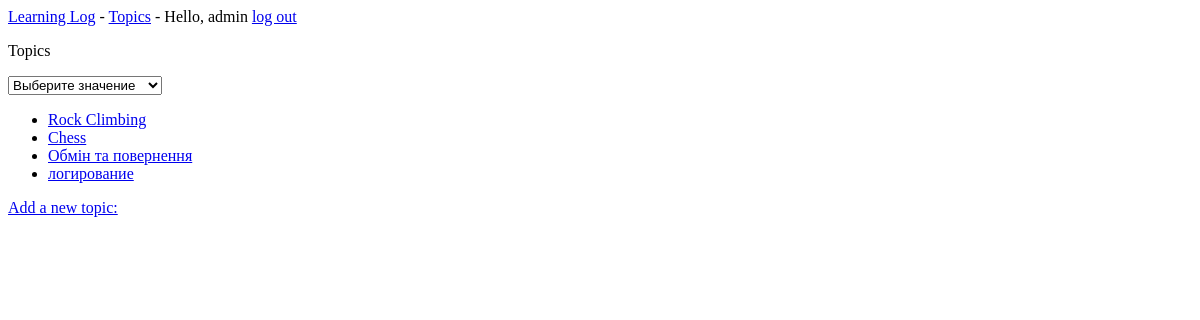
The page /topics/ (signed in) on the database as committed earlier.
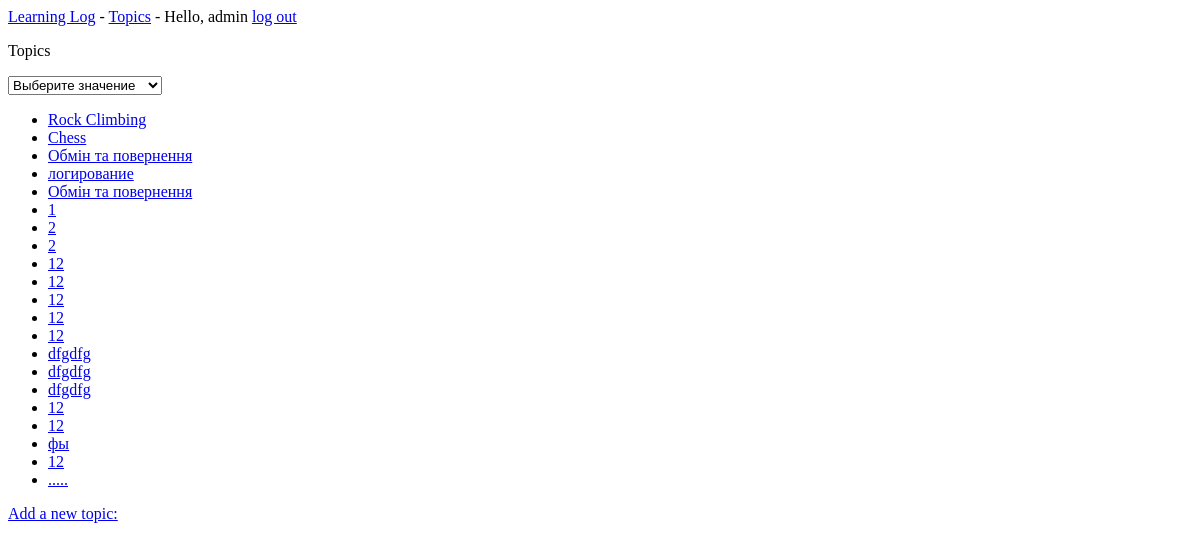
The same page on the database as committed later.
### learning_logs/models.py (models this page shows)
class Topic(models.Model):
    text = models.CharField(max_length=200)
    date_added = models.DateTimeField(auto_now_add=True)
    def __str__(self):
        return self.text

### learning_logs/views.py (the view)
# urls.py: path('topics/', views.topics, name='topics'),
@login_required()
def topics(request):
    topics = Topic.objects.order_by('date_added')
    context = {'topics': topics, 'message': ''}
    return render(request, 'learning_logs/topics.html', context)

### learning_logs/templates/learning_logs/topics.html (shortened to what this page needs)
{% extends 'learning_logs/base.html' %}
{% block content %}
  <p>Topics</p>
<select required="required">
    <option value="">Выберите значение</option>
</select>
<ul>
    {% for topic in topics %}
    <li>
        <a href="{% url 'learning_logs:topic' topic.id %}">{{ topic }}</a>
    </li>
    {% endfor%}
</ul>
<a href="{% url 'learning_logs:new_topic' %}">Add a new topic:</a>
{% endblock content %}

Rows that differ between the two databases and show on the page:
added Topic: text "Обмін та повернення"
added Topic: text "1"
added Topic: text "2"
added Topic: text "2"
added Topic: text "12"
added Topic: text "12"
added Topic: text "12"
added Topic: text "12"
added Topic: text "12"
added Topic: text "dfgdfg"
added Topic: text "dfgdfg"
added Topic: text "dfgdfg"
added Topic: text "12"
added Topic: text "12"
added Topic: text "фы"
added Topic: text "12"
added Topic: text "....."
